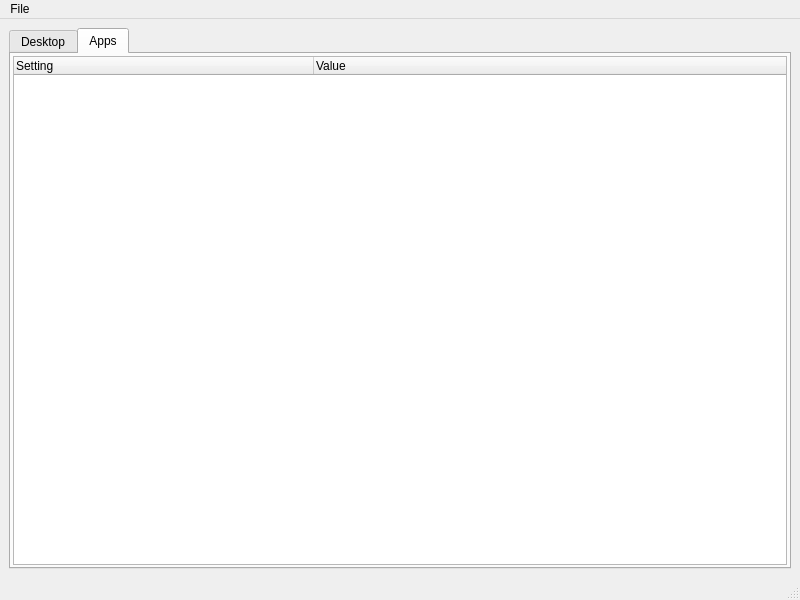
<?xml version="1.0" encoding="UTF-8"?>
<ui version="4.0">
 <class>ControlWindow</class>
 <widget class="QMainWindow" name="ControlWindow">
  <property name="geometry">
   <rect>
    <x>0</x>
    <y>0</y>
    <width>800</width>
    <height>600</height>
   </rect>
  </property>
  <property name="windowTitle">
   <string>ControlWindow</string>
  </property>
  <widget class="QWidget" name="centralwidget">
   <layout class="QGridLayout" name="gridLayout">
    <item row="0" column="0">
     <widget class="QTabWidget" name="tabWidget">
      <property name="currentIndex">
       <number>1</number>
      </property>
      <widget class="QWidget" name="tab">
       <attribute name="title">
        <string>Desktop</string>
       </attribute>
      </widget>
      <widget class="QWidget" name="tab_2">
       <attribute name="title">
        <string>Apps</string>
       </attribute>
       <layout class="QGridLayout" name="gridLayout_2">
        <property name="leftMargin">
         <number>2</number>
        </property>
        <property name="topMargin">
         <number>2</number>
        </property>
        <property name="rightMargin">
         <number>2</number>
        </property>
        <property name="bottomMargin">
         <number>2</number>
        </property>
        <item row="0" column="0">
         <widget class="QTreeWidget" name="treeWidget">
          <property name="alternatingRowColors">
           <bool>true</bool>
          </property>
          <property name="columnCount">
           <number>2</number>
          </property>
          <attribute name="headerDefaultSectionSize">
           <number>300</number>
          </attribute>
          <column>
           <property name="text">
            <string notr="true">Setting</string>
           </property>
          </column>
          <column>
           <property name="text">
            <string notr="true">Value</string>
           </property>
          </column>
         </widget>
        </item>
       </layout>
      </widget>
     </widget>
    </item>
   </layout>
  </widget>
  <widget class="QMenuBar" name="menubar">
   <property name="geometry">
    <rect>
     <x>0</x>
     <y>0</y>
     <width>800</width>
     <height>21</height>
    </rect>
   </property>
   <widget class="QMenu" name="menu_file">
    <property name="title">
     <string>File</string>
    </property>
    <addaction name="action_file_saveConfig"/>
    <addaction name="action_file_loadConfig"/>
   </widget>
   <addaction name="menu_file"/>
  </widget>
  <widget class="QStatusBar" name="statusbar"/>
  <action name="action_file_saveConfig">
   <property name="text">
    <string>Save config</string>
   </property>
  </action>
  <action name="action_file_loadConfig">
   <property name="text">
    <string>Load config</string>
   </property>
  </action>
 </widget>
 <resources/>
 <connections/>
</ui>
